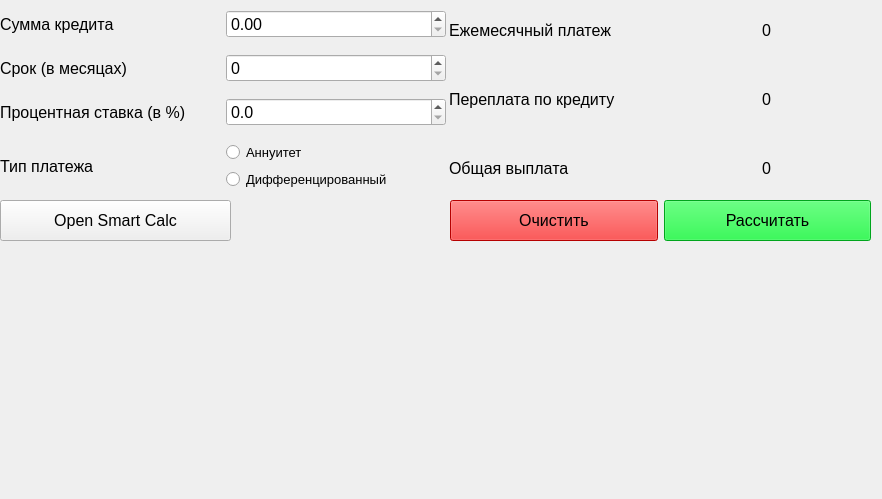
<?xml version="1.0" encoding="UTF-8"?>
<ui version="4.0">
 <class>CreditForm</class>
 <widget class="QWidget" name="CreditForm">
  <property name="geometry">
   <rect>
    <x>0</x>
    <y>0</y>
    <width>882</width>
    <height>499</height>
   </rect>
  </property>
  <property name="windowTitle">
   <string>Form</string>
  </property>
  <widget class="QPushButton" name="pushButton_call_main_window">
   <property name="geometry">
    <rect>
     <x>0</x>
     <y>200</y>
     <width>231</width>
     <height>41</height>
    </rect>
   </property>
   <property name="font">
    <font>
     <pointsize>12</pointsize>
    </font>
   </property>
   <property name="text">
    <string>Open Smart Calc</string>
   </property>
  </widget>
  <widget class="QWidget" name="gridLayoutWidget">
   <property name="geometry">
    <rect>
     <x>0</x>
     <y>0</y>
     <width>446</width>
     <height>201</height>
    </rect>
   </property>
   <layout class="QGridLayout" name="gridLayout">
    <item row="0" column="0">
     <widget class="QLabel" name="label_credit_sum">
      <property name="font">
       <font>
        <pointsize>12</pointsize>
       </font>
      </property>
      <property name="text">
       <string>Сумма кредита</string>
      </property>
     </widget>
    </item>
    <item row="3" column="0">
     <widget class="QLabel" name="label_type">
      <property name="font">
       <font>
        <pointsize>12</pointsize>
       </font>
      </property>
      <property name="layoutDirection">
       <enum>Qt::LeftToRight</enum>
      </property>
      <property name="text">
       <string>Тип платежа</string>
      </property>
     </widget>
    </item>
    <item row="1" column="0">
     <widget class="QLabel" name="label_duration">
      <property name="font">
       <font>
        <pointsize>12</pointsize>
       </font>
      </property>
      <property name="text">
       <string>Срок (в месяцах)</string>
      </property>
     </widget>
    </item>
    <item row="3" column="1">
     <layout class="QVBoxLayout" name="verticalLayout">
      <item>
       <widget class="QRadioButton" name="radioButton_annuitet">
        <property name="font">
         <font>
          <pointsize>10</pointsize>
         </font>
        </property>
        <property name="text">
         <string>Аннуитет</string>
        </property>
       </widget>
      </item>
      <item>
       <widget class="QRadioButton" name="radioButton_diff">
        <property name="font">
         <font>
          <pointsize>10</pointsize>
         </font>
        </property>
        <property name="text">
         <string>Дифференцированный</string>
        </property>
       </widget>
      </item>
     </layout>
    </item>
    <item row="2" column="0">
     <widget class="QLabel" name="label_percent">
      <property name="font">
       <font>
        <pointsize>12</pointsize>
       </font>
      </property>
      <property name="text">
       <string>Процентная ставка (в %)</string>
      </property>
     </widget>
    </item>
    <item row="2" column="1">
     <widget class="QDoubleSpinBox" name="doubleSpinBox_percent">
      <property name="font">
       <font>
        <pointsize>12</pointsize>
       </font>
      </property>
      <property name="decimals">
       <number>1</number>
      </property>
      <property name="maximum">
       <double>100.000000000000000</double>
      </property>
      <property name="singleStep">
       <double>0.100000000000000</double>
      </property>
     </widget>
    </item>
    <item row="1" column="1">
     <widget class="QSpinBox" name="spinBox_period">
      <property name="font">
       <font>
        <pointsize>12</pointsize>
       </font>
      </property>
     </widget>
    </item>
    <item row="0" column="1">
     <widget class="QDoubleSpinBox" name="doubleSpinBox_credit_sum">
      <property name="font">
       <font>
        <pointsize>12</pointsize>
       </font>
      </property>
      <property name="maximum">
       <double>1000000000.000000000000000</double>
      </property>
     </widget>
    </item>
   </layout>
  </widget>
  <widget class="QWidget" name="gridLayoutWidget_2">
   <property name="geometry">
    <rect>
     <x>449</x>
     <y>-1</y>
     <width>421</width>
     <height>201</height>
    </rect>
   </property>
   <layout class="QGridLayout" name="gridLayout_2">
    <item row="0" column="0">
     <widget class="QLabel" name="label">
      <property name="font">
       <font>
        <pointsize>12</pointsize>
       </font>
      </property>
      <property name="text">
       <string>Ежемесячный платеж</string>
      </property>
     </widget>
    </item>
    <item row="2" column="0">
     <widget class="QLabel" name="label_3">
      <property name="font">
       <font>
        <pointsize>12</pointsize>
       </font>
      </property>
      <property name="text">
       <string>Общая выплата</string>
      </property>
     </widget>
    </item>
    <item row="1" column="0">
     <widget class="QLabel" name="label_2">
      <property name="font">
       <font>
        <pointsize>12</pointsize>
       </font>
      </property>
      <property name="text">
       <string>Переплата по кредиту</string>
      </property>
     </widget>
    </item>
    <item row="0" column="1">
     <widget class="QLabel" name="label_pay_per_month">
      <property name="font">
       <font>
        <pointsize>12</pointsize>
       </font>
      </property>
      <property name="text">
       <string>0</string>
      </property>
      <property name="alignment">
       <set>Qt::AlignCenter</set>
      </property>
     </widget>
    </item>
    <item row="1" column="1">
     <widget class="QLabel" name="label_extra_pay">
      <property name="font">
       <font>
        <pointsize>12</pointsize>
       </font>
      </property>
      <property name="text">
       <string>0</string>
      </property>
      <property name="alignment">
       <set>Qt::AlignCenter</set>
      </property>
     </widget>
    </item>
    <item row="2" column="1">
     <widget class="QLabel" name="label_total">
      <property name="font">
       <font>
        <pointsize>12</pointsize>
       </font>
      </property>
      <property name="text">
       <string>0</string>
      </property>
      <property name="alignment">
       <set>Qt::AlignCenter</set>
      </property>
     </widget>
    </item>
   </layout>
  </widget>
  <widget class="QWidget" name="horizontalLayoutWidget">
   <property name="geometry">
    <rect>
     <x>450</x>
     <y>200</y>
     <width>421</width>
     <height>41</height>
    </rect>
   </property>
   <layout class="QHBoxLayout" name="horizontalLayout">
    <item>
     <widget class="QPushButton" name="pushButton_clear">
      <property name="sizePolicy">
       <sizepolicy hsizetype="Minimum" vsizetype="Preferred">
        <horstretch>0</horstretch>
        <verstretch>0</verstretch>
       </sizepolicy>
      </property>
      <property name="font">
       <font>
        <pointsize>12</pointsize>
       </font>
      </property>
      <property name="styleSheet">
       <string notr="true">background-color: rgb(255, 0, 0);</string>
      </property>
      <property name="text">
       <string>Очистить</string>
      </property>
     </widget>
    </item>
    <item>
     <widget class="QPushButton" name="pushButton_calculate">
      <property name="sizePolicy">
       <sizepolicy hsizetype="Minimum" vsizetype="Preferred">
        <horstretch>0</horstretch>
        <verstretch>0</verstretch>
       </sizepolicy>
      </property>
      <property name="font">
       <font>
        <pointsize>12</pointsize>
       </font>
      </property>
      <property name="styleSheet">
       <string notr="true">background-color: rgb(0, 231, 39);</string>
      </property>
      <property name="text">
       <string>Рассчитать</string>
      </property>
     </widget>
    </item>
   </layout>
  </widget>
 </widget>
 <resources/>
 <connections/>
</ui>
